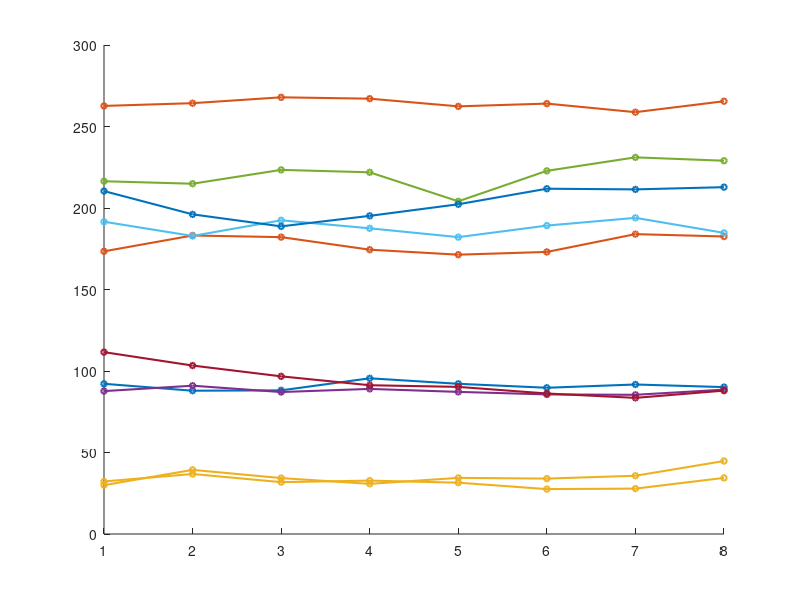

Recreate this plot in MATLAB. (Note: this script raises an error after producing the figure.)
% =========================================================
% PROJECT : Dynamic Weight-Adaptive Threat Scoring Framework
% FILE    : radar_simulation.m  (UPDATED — v2)
% RUNS IN : MATLAB R2020a or later
% OUTPUT  : ../data/input_data.txt
% =========================================================
% NEW IN v2:
%   1. Extended Kalman Filter (EKF) for maneuvering targets
%   2. Formation detection — groups nearby targets
%   3. Evasive maneuver simulation (targets that zigzag)
%   4. Stealth target (low RCS, appears/disappears)
%   5. Better console report with formation info
%   6. Multiple plots: distance, speed, RCS, formation map
% =========================================================
% HOW TO RUN:
%   1. Open MATLAB
%   2. Set working directory to AirDefenseRadar/matlab/
%   3. Press Run
%   4. input_data.txt appears in AirDefenseRadar/data/
% =========================================================

clc; clear; close all;

%% ── CONFIGURATION ────────────────────────────────────────────
NUM_TARGETS = 10;
DT          = 1.0;    % Time step (seconds)
NUM_STEPS   = 8;      % EKF iterations per target (more = more accurate)
rng(42);              % Fixed seed for reproducibility

OUTPUT_FILE = '../data/input_data.txt';

% Create output folder if needed
if ~exist('../data', 'dir')
    mkdir('../data');
    fprintf('Created folder: ../data/\n');
end

%% ── TRUE TARGET PARAMETERS ───────────────────────────────────
%
%  Target types by speed:
%    Speed < 300 km/h  → DRONE
%    Speed 300-699     → AIRCRAFT
%    Speed >= 700      → MISSILE
%
true_speed    = 80  + (950  - 80)  .* rand(NUM_TARGETS, 1);
true_dist     = 30  + (320  - 30)  .* rand(NUM_TARGETS, 1);
true_rcs      = 0.1 + (15.0 - 0.1) .* rand(NUM_TARGETS, 1);
true_approach = sign(rand(NUM_TARGETS, 1) - 0.4);   % 60% approaching
true_approach(true_approach == 0) = 1;

% ── STEALTH TARGET: Target 3 has very low RCS ─────────────────
% Simulates an aircraft designed to avoid radar detection
true_rcs(3) = 0.05 + rand() * 0.1;  % near-invisible on radar
fprintf('>> Stealth target assigned: TGT-3 (RCS = %.2f m²)\n', true_rcs(3));

% ── EVASIVE MANEUVER: Target 7 zigzags ────────────────────────
% We add a sinusoidal perturbation to its distance measurements
evasive_target = 7;
fprintf('>> Evasive target assigned: TGT-%d (zigzag maneuver)\n', evasive_target);

%% ── NOISE MODEL ──────────────────────────────────────────────
speed_noise_std = 15.0;
dist_noise_std  = 5.0;
rcs_noise_std   = 0.5;

%% ══════════════════════════════════════════════════════════════
%  EXTENDED KALMAN FILTER (EKF)
%  ─────────────────────────────────────────────────────────────
%  Difference from regular Kalman:
%    Regular KF → assumes target moves in straight line
%    EKF        → handles turning / accelerating / evasive targets
%
%  State vector: x = [distance; velocity; acceleration]
%  (3 states instead of 2 — adds acceleration estimation)
%
%  Non-linear transition (EKF linearises it each step):
%    dist(k+1)  = dist(k)  + vel(k)*DT + 0.5*acc(k)*DT²
%    vel(k+1)   = vel(k)   + acc(k)*DT
%    acc(k+1)   = acc(k)   (acceleration assumed constant)
%
%  Jacobian F_jac replaces fixed F matrix from regular KF
% ══════════════════════════════════════════════════════════════

% EKF noise matrices (3x3 for 3 states)
Q_ekf = diag([0.5, 1.0, 2.0]);     % Process noise (dist, vel, acc)
R_ekf = dist_noise_std^2;           % Measurement noise (scalar)
H_ekf = [1, 0, 0];                  % Observe distance only

% Initialise state and covariance for each target
x_ekf = zeros(3, NUM_TARGETS);      % [dist; vel; acc]
P_ekf = repmat(eye(3) * 100, 1, 1, NUM_TARGETS);

% Initial state: set distance from noisy measurement
noisy_dist_init = true_dist + dist_noise_std .* randn(NUM_TARGETS, 1);
for t = 1:NUM_TARGETS
    x_ekf(:, t) = [noisy_dist_init(t); 0; 0];
end

% Run EKF iterations
filtered_dist = zeros(NUM_TARGETS, 1);
dist_history  = zeros(NUM_TARGETS, NUM_STEPS);  % for plotting

for step = 1:NUM_STEPS

    % Fresh noisy measurement (add evasive zigzag for target 7)
    z_meas = true_dist + dist_noise_std .* randn(NUM_TARGETS, 1);
    z_meas(evasive_target) = z_meas(evasive_target) + ...
                             8 * sin(step * 0.8);  % zigzag offset

    for t = 1:NUM_TARGETS

        % Current state
        d   = x_ekf(1, t);
        v   = x_ekf(2, t);
        a   = x_ekf(3, t);

        % ── EKF PREDICT ──────────────────────────────────────
        % Non-linear state transition
        x_pred = [d + v*DT + 0.5*a*DT^2;
                  v + a*DT;
                  a];

        % Jacobian of transition (linearisation at current state)
        F_jac = [1, DT, 0.5*DT^2;
                 0,  1, DT;
                 0,  0,  1];

        P_pred = F_jac * P_ekf(:,:,t) * F_jac' + Q_ekf;

        % ── EKF UPDATE ───────────────────────────────────────
        y_innov      = z_meas(t) - H_ekf * x_pred;
        S_innov      = H_ekf * P_pred * H_ekf' + R_ekf;
        K_gain       = P_pred * H_ekf' / S_innov;
        x_ekf(:, t)  = x_pred + K_gain * y_innov;
        P_ekf(:,:,t) = (eye(3) - K_gain * H_ekf) * P_pred;

        % Store history for plotting
        dist_history(t, step) = x_ekf(1, t);
    end
end

% Extract final filtered distances
for t = 1:NUM_TARGETS
    filtered_dist(t) = x_ekf(1, t);
end

%% ── SPEED AND RCS NOISE ──────────────────────────────────────
noisy_speed = true_speed + speed_noise_std .* randn(NUM_TARGETS, 1);
noisy_rcs   = true_rcs   + rcs_noise_std   .* randn(NUM_TARGETS, 1);

% Clamp all values to valid physical ranges
filtered_dist = max(10,  min(320,  filtered_dist));
noisy_speed   = max(50,  min(980,  noisy_speed));
noisy_rcs     = max(0.05, min(15.0, noisy_rcs));

%% ── FORMATION DETECTION ──────────────────────────────────────
%  Two targets are in a "formation" if they are within
%  FORMATION_THRESHOLD km of each other in distance
%  AND flying in the same direction.
%
%  Practical meaning: a formation attack is more dangerous
%  because multiple threats arrive simultaneously.
%
FORMATION_THRESHOLD = 40;  % km
formation_group = zeros(NUM_TARGETS, 1);  % 0 = no group
group_id = 1;

fprintf('\n>> Formation Detection:\n');
for i = 1:NUM_TARGETS
    for j = i+1:NUM_TARGETS
        dist_diff = abs(filtered_dist(i) - filtered_dist(j));
        same_dir  = (true_approach(i) == true_approach(j));

        if dist_diff < FORMATION_THRESHOLD && same_dir
            % Assign same group ID to both
            if formation_group(i) == 0 && formation_group(j) == 0
                formation_group(i) = group_id;
                formation_group(j) = group_id;
                group_id = group_id + 1;
            elseif formation_group(i) ~= 0
                formation_group(j) = formation_group(i);
            else
                formation_group(i) = formation_group(j);
            end
            fprintf('   TGT-%d and TGT-%d are in FORMATION (dist diff = %.1f km)\n', ...
                    i, j, dist_diff);
        end
    end
end

num_formations = max(formation_group);
if num_formations == 0
    fprintf('   No formations detected.\n');
else
    fprintf('   %d formation group(s) detected.\n', num_formations);
end

%% ── WRITE input_data.txt ─────────────────────────────────────
% Format: speed(int) distance(int) rcs(1dp) approach(+1/-1)
fid = fopen(OUTPUT_FILE, 'w');
if fid == -1
    error('Cannot write to %s', OUTPUT_FILE);
end

for t = 1:NUM_TARGETS
    fprintf(fid, '%d %d %.1f %d\n', ...
        round(noisy_speed(t)),    ...
        round(filtered_dist(t)), ...
        noisy_rcs(t),            ...
        true_approach(t));
end
fclose(fid);
fprintf('\n✔  input_data.txt written (%d targets)\n', NUM_TARGETS);

%% ── CONSOLE REPORT ───────────────────────────────────────────
fprintf('\n%s\n', repmat('═', 1, 72));
fprintf('  ADIR-7  ·  TARGET ACQUISITION REPORT\n');
fprintf('%s\n', repmat('═', 1, 72));
fprintf('%-4s %-8s %-10s %-12s %-10s %-8s %-10s\n', ...
    'ID', 'Type', 'Speed', 'Distance', 'RCS', 'Dir', 'Formation');
fprintf('%s\n', repmat('-', 1, 72));

type_names = {'DRONE', 'AIRCRAFT', 'MISSILE'};
for t = 1:NUM_TARGETS
    spd = round(noisy_speed(t));
    if spd < 300,       tname = 'DRONE';
    elseif spd < 700,   tname = 'AIRCRAFT';
    else,               tname = 'MISSILE';
    end

    dir_str = 'Approach';
    if true_approach(t) == -1, dir_str = 'Recede'; end

    grp_str = '-';
    if formation_group(t) > 0
        grp_str = sprintf('GRP-%d', formation_group(t));
    end

    special = '';
    if t == 3,              special = '[STEALTH]'; end
    if t == evasive_target, special = '[EVASIVE]'; end

    fprintf('%-4d %-8s %-10d %-12d %-10.1f %-8s %-10s %s\n', ...
        t, tname, spd, round(filtered_dist(t)), ...
        noisy_rcs(t), dir_str, grp_str, special);
end
fprintf('%s\n', repmat('═', 1, 72));

%% ── PLOTS ────────────────────────────────────────────────────

% ── Plot 1: EKF Convergence (Distance Estimation) ────────────
figure('Name', 'EKF Convergence', 'Color', 'k', 'Position', [50 50 700 400]);
hold on;
colors = lines(NUM_TARGETS);
for t = 1:NUM_TARGETS
    plot(1:NUM_STEPS, dist_history(t,:), '-o', 'Color', colors(t,:), ...
         'LineWidth', 1.5, 'MarkerSize', 4);
end
yline(true_dist, '--w', 'Alpha', 0.3);
set(gca, 'Color','k','XColor','w','YColor','w');
xlabel('EKF Iteration', 'Color','w');
ylabel('Distance Estimate (km)', 'Color','w');
title('EKF Convergence — All Targets', 'Color','w', 'FontSize',12);
legend(arrayfun(@(i) sprintf('TGT-%d',i), 1:NUM_TARGETS, 'UniformOutput',false), ...
       'TextColor','w','Color','none','Location','eastoutside','FontSize',7);
grid on;

% ── Plot 2: True vs Kalman Distance Bar Chart ─────────────────
figure('Name', 'True vs EKF Distance', 'Color', 'k', 'Position', [760 50 700 400]);
hold on;
b1 = bar((1:NUM_TARGETS)-0.2, true_dist,      0.35, 'FaceColor', [0.0 0.5 1.0]);
b2 = bar((1:NUM_TARGETS)+0.2, filtered_dist,  0.35, 'FaceColor', [0.0 1.0 0.4]);
set(gca,'Color','k','XColor','w','YColor','w','GridColor',[0 1 0 0.2]);
grid on;
xlabel('Target ID','Color','w');
ylabel('Distance (km)','Color','w');
title('EKF: True vs Estimated Distance','Color','w','FontSize',12);
legend([b1 b2],{'True Distance','EKF Estimate'},'TextColor','w','Color','none');
xticks(1:NUM_TARGETS);

% ── Plot 3: Speed Distribution ────────────────────────────────
figure('Name', 'Speed Distribution', 'Color', 'k', 'Position', [50 500 700 350]);
clrs = zeros(NUM_TARGETS, 3);
for t = 1:NUM_TARGETS
    spd = round(noisy_speed(t));
    if spd < 300,      clrs(t,:) = [0.0 1.0 0.25];   % green  = drone
    elseif spd < 700,  clrs(t,:) = [1.0 0.7 0.0];    % amber  = aircraft
    else,              clrs(t,:) = [1.0 0.13 0.13];  % red    = missile
    end
end
b = bar(1:NUM_TARGETS, noisy_speed, 'FaceColor', 'flat');
b.CData = clrs;
set(gca,'Color','k','XColor','w','YColor','w');
xlabel('Target ID','Color','w');
ylabel('Speed (km/h)','Color','w');
title('Target Speed Distribution  (Green=Drone  Amber=Aircraft  Red=Missile)', ...
      'Color','w','FontSize',10);
yline(300,'--y','LineWidth',1.2); yline(700,'--r','LineWidth',1.2);
grid on; xticks(1:NUM_TARGETS);

% ── Plot 4: Formation Map (polar) ─────────────────────────────
figure('Name', 'Formation Map', 'Color', 'k', 'Position', [760 500 500 500]);
ax = polaraxes;
ax.Color            = 'k';
ax.GridColor        = [0 0.6 0.2];
ax.GridAlpha        = 0.4;
ax.TickLabelColor   = [0 1 0.25];
hold(ax, 'on');

marker_styles = {'o','s','^','d','v','p','h','x','+','*'};
for t = 1:NUM_TARGETS
    ang = (t-1) / NUM_TARGETS * 2 * pi;
    r   = filtered_dist(t);
    col = [0 1 0.25];
    if noisy_speed(t) >= 700, col = [1 0.13 0.13];
    elseif noisy_speed(t) >= 300, col = [1 0.7 0];
    end
    polarplot(ax, ang, r, marker_styles{mod(t-1,10)+1}, ...
              'Color', col, 'MarkerSize', 10, 'LineWidth', 2);

    if formation_group(t) > 0
        polarplot(ax, ang, r, 'o', 'Color', 'w', ...
                  'MarkerSize', 18, 'LineWidth', 1);
    end
    text(ax, ang, r + 15, sprintf('T%d', t), 'Color', col, 'FontSize', 8);
end
title(ax, 'Polar Formation Map  (white ring = formation)', ...
      'Color','w','FontSize',10);
